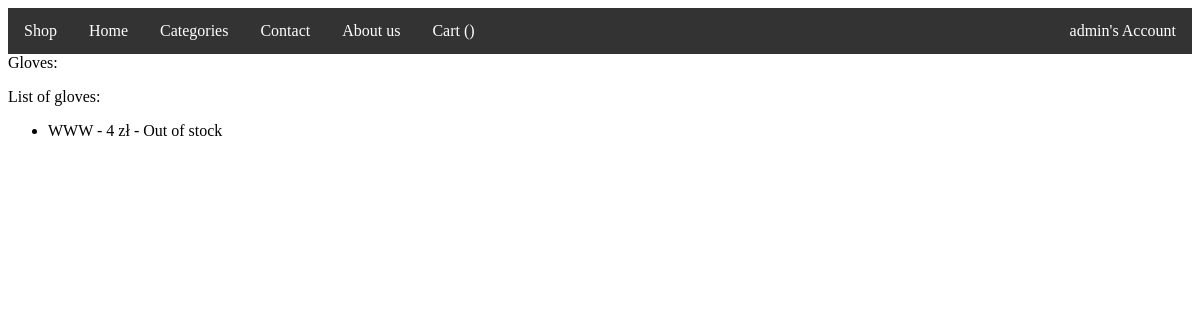
The app's page /gloves/ (signed in) with its own data.
### shop/models.py (models this page shows, shortened)
class Product(models.Model):
    category_choices = (
        (0, 'Tapes'),
        (1, 'Glues'),
        (2, 'Grids'),
        (3, 'Gloves'),
    )
    category = models.IntegerField(default=0, choices=category_choices)
    name = models.CharField(max_length=200)
    price = models.IntegerField(default=0)
    product_id = models.IntegerField(default=0)
    number = models.IntegerField(default=0)

### shop/views.py (the view)
# urls.py: path("gloves/", views.gloves, name="gloves"),
def gloves(response):
    products = Product.objects.filter(category=3)
    return render(response, "main/gloves.html", {"products": products})

### shop/templates/main/gloves.html
{% extends "main/base.html" %}
{% block title %}
Gloves:
{% endblock %}
{% block content %}
<p>List of gloves:</p>
    <ul>
        {% for product in products %}
<li>
                <a>{{ product.name }} - {{ product.price }} zł -
                    {% if product.number > 0 %}
                    {{ product.number }} szt.
                            <form action="{% url 'add_to_cart' product.id %}" method="post">
            {% csrf_token %}
            <button type="submit">Add to cart</button>
        </form>
                    {% else %}
                    <a>Out of stock</a>
                    {% endif %} </a>
</li>
        {% endfor %}
    </ul>
{% endblock %}

### shop/templates/main/base.html (shortened to what this page needs)
<!DOCTYPE html>
<html>
<head>
    <div class="content">
<ul>
	<li><a>Shop</a></li>
	<li><a href="/home" id="index" >Home</a></li>
	 <div class="dropdown">
    <button class="dropbtn">Categories
    </button>
  </div>
	<li><a href="/contact">Contact</a></li>
	<li><a href="/about">About us</a></li>
	<li><a style="float:right" href="/cart">Cart ({{ cart_count }})</a></li>
	 <div style="float:right" class="dropdown">
    <button class="dropbtn">
        {% if user.is_authenticated %}
                <li>{{ user.username }}'s Account</li>
        {% else %}
                My account
        {% endif %}
    </button>
  </div>
</ul>
</div>
</head>
<body>
    {% block title %}
    {% endblock %}
    {% block content %}
    {% endblock %}
</body>
</html>

### shop/templates/main/base.html (style rules this page uses)
.content ul { list-style-type: none; margin: 0; padding: 0; overflow: hidden; background-color: #333; }
.content li { float: left; }
.content li a { display: block; color: white; text-align: center; padding: 14px 16px; text-decoration: none; }
.dropdown { float: left; overflow: hidden; }
.dropdown .dropbtn { font-size: 16px; border: none; outline: none; color: white; padding: 14px 16px; background-color: inherit; font-family: inherit; margin: 0; }

### records on screen
Product: name "WWW", price "4", number "Out of stock"

### other values on screen
{{ user.username }} "admin"
